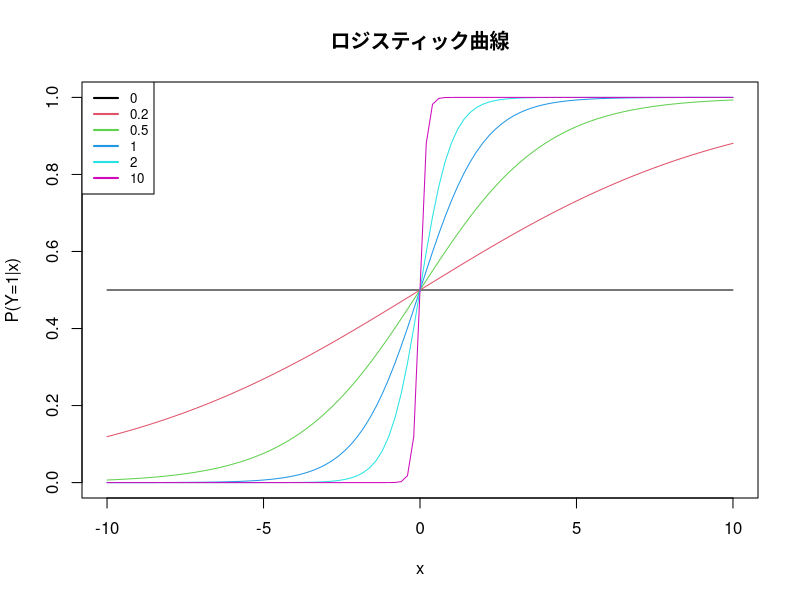
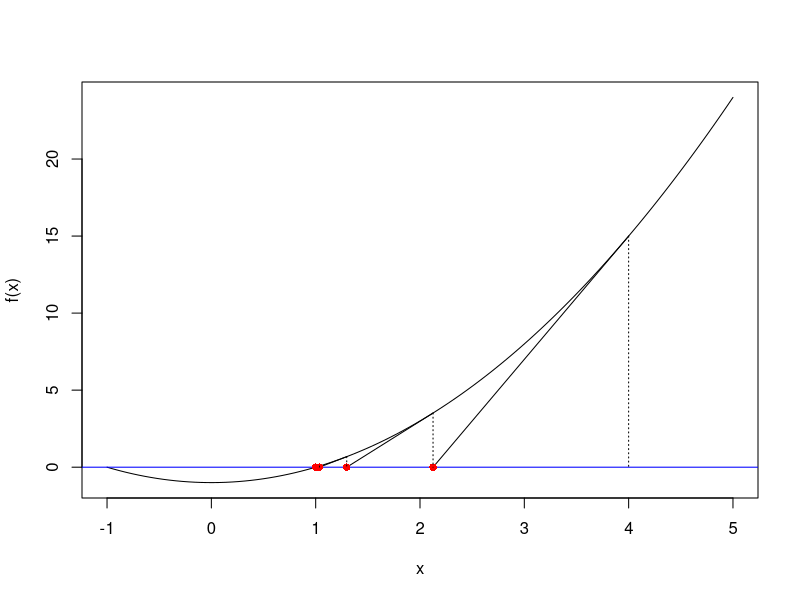

Write the R code that produced these figures, in order. (Note: this script raises an error after producing the figures.)
# 第２章 分類
## 2.1 ロジスティック回帰

f=function(x)exp(beta.0+beta*x)/(1+exp(beta.0+beta*x))
beta.0=0; beta.seq=c(0,0.2,0.5,1,2,10); m=length(beta.seq); beta=beta.seq[1]
plot(f,xlim=c(-10,10),ylim=c(0,1),xlab="x",ylab="P(Y=1|x)", col=1,
  main="ロジスティック曲線")
for(i in 2:m){
  beta=beta.seq[i]; par(new=TRUE);
  plot(f,xlim=c(-10,10),ylim=c(0,1),xlab="", ylab="", axes=FALSE, col=i)
 }
legend("topleft", legend=beta.seq, col=1:length(beta.seq), lwd=2, cex=.8)

## 2.2 Newton-Raphson法の適用
f=function(x) x^2-1; f.=function(x) 2*x
curve(f(x),-1,5); abline(h=0,col="blue")
x=4
for(i in 1:10){
  X=x; Y=f(x); x=x-f(x)/f.(x); y=f(x)
  segments(X,Y,x,0); segments(X,Y,X,0, lty=3)
  points(x,0,col="red",pch=16)
}

f=function(z)z[1]^2+z[2]^2-1; f.x=function(z) 2*z[1]; f.y=function(z)2*z[2];
g=function(z)z[1]+z[2]; g.x=function(z) 1; g.y=function(z) 1;
z=c(3,4)
for(i in 1:10){
  z=z-solve(matrix(c(f.x(z),f.y(z),g.x(z),g.y(z)),ncol=2,byrow=TRUE))%*%c(f(z),g(z))
}
z

## データ生成　##
N=1000; p=2; X=matrix(rnorm(N*p),ncol=p); X=cbind(rep(1,N),X)
beta=rnorm(p+1); y=array(N); s=as.vector(X%*%beta); prob=1/(1+exp(s));
for(i in 1:N)if(runif(1)>prob[i])y[i]=1 else y[i]=-1
beta

## 最尤推定　##
beta=Inf; gamma=rnorm(p+1)
while(sum((beta-gamma)^2)>0.001){
  beta=gamma
  s=as.vector(X%*%beta); 
  v=exp(-s*y); 
  u= y*v/(1+v)
  w= v/(1+v)^2; W=diag(w); 
  z= s+u/w
  gamma=as.vector(solve(t(X)%*%W%*%X)%*%t(X)%*%W%*%z)
  print(gamma)
}

n=100; x=c(rnorm(n)+1, rnorm(n)-1); y=c(rep(1,n),rep(-1,n))
train=sample(1:(2*n),n,replace=FALSE); df=data.frame(x,y)
x=as.matrix(df[train,1]); y=as.vector(df[train,2])
p=1; X=cbind(1,x); beta=0; gamma=rnorm(p+1)
while(sum((beta-gamma)^2)>0.001){
  beta=gamma
  s=as.vector(X%*%beta); v=exp(-s*y); u= y*v/(1+v)
  w= v/(1+v)^2; W=diag(w); z= s+u/w
  gamma=as.vector(solve(t(X)%*%W%*%X)%*%t(X)%*%W%*%z)
  print(gamma)
}

x=as.matrix(df[-train,1]); y=as.vector(df[-train,2]) ## yが正解のベクトルになる
z=2*as.integer(beta[1]+x*beta[2]>0)-1 ## zはロジスティック回帰の指数部。正負で判別
table(y,z) ## 対角線上にある数字が正解数（合計100個）

## 2.3 線形判別と二次判別
mu.1=c(2,2); sigma.1=2; sigma.2=2; rho.1=0
mu.2=c(-3,-3); sigma.3=1; sigma.4=1; rho.2=-0.8
n=100
u=rnorm(n); v=rnorm(n); x.1=sigma.1*u+mu.1[1];
y.1=(rho.1*u+sqrt(1-rho.1^2)*v)*sigma.2+mu.1[2]
u=rnorm(n); v=rnorm(n); x.2=sigma.3*u+mu.2[1];
y.2=(rho.2*u+sqrt(1-rho.2^2)*v)*sigma.4+mu.2[2]
f=function(x,mu,inv,de)drop(-0.5*t(x-mu)%*%inv%*%(x-mu)-0.5*log(de))
mu.1=mean(c(x.1,y.1)); mu.2=mean(c(x.2,y.2));
df=data.frame(x.1,y.1); mat=cov(df); inv.1=solve(mat); de.1=det(mat) #
df=data.frame(x.2,y.2); mat=cov(df); inv.2=solve(mat); de.2=det(mat) #
f.1=function(u,v)f(c(u,v),mu.1,inv.1,de.1);
f.2=function(u,v)f(c(u,v),mu.2,inv.2,de.2)
pi.1=0.5; pi.2=0.5
u = v = seq(-6, 6, length=50); m=length(u); w=array(dim=c(m,m))
for(i in 1:m)for(j in 1:m)w[i,j]=log(pi.1)+f.1(u[i],v[j])-log(pi.2)-f.2(u[i],v[j])
# plot
contour(u,v,w,level=0)    ## 2020-5-10　修正 TH氏の指摘
points(x.1,y.1,col="red"); points(x.2,y.2,col="blue")

df=data.frame(c(x.1,y.1)-mu.1, c(x.2,y.2)-mu.2); inv.1=solve(mat); de.1=det(mat)
inv.2=inv.1; de.2=de.1
#irisデータ
f=function(w,mu,inv,de)-0.5*(w-mu)%*%inv%*%t(w-mu)-0.5*log(de)
df=iris; df[[5]]=c(rep(1,50),rep(2,50),rep(3,50))
n=nrow(df); train=sample(1:n,n/2,replace=FALSE); test=setdiff(1:n,train)
mat=as.matrix(df[train,])
mu=list(); covv=list()
for(j in 1:3){
    x=mat[mat[,5]==j,1:4];
    mu[[j]]=c(mean(x[,1]),mean(x[,2]),mean(x[,3]),mean(x[,4]))
    covv[[j]]=cov(x)
}
g=function(v,j)f(v,mu[[j]],solve(covv[[j]]),det(covv[[j]]))
z=array(dim=n/2)
for(i in test){
    u=as.matrix(df[i,1:4]); a=g(u,1);b=g(u,2); c=g(u,3)
    if(a<b){if(b<c)z[i]=3 else z[i]=2} 
    else {if(a<c)z[i]=3 else z[i]=1}
}
table(z[test],df[test,5])

## 2.4 K近傍法
knn.1=function(x,y,z,k){
    x=as.matrix(x); n=nrow(x); p=ncol(x); dis=array(dim=n)
    for(i in 1:n)dis[i]=norm(z-x[i,],"2")
    S=order(dis)[1:k];　　## 距離の小さいk個の添え字iの集合
    u=sort(table(y[S]),decreasing=TRUE) ## k個の中の最頻のy[i]と頻度
 ## タイブレーキングの処理
    while(length(u)>1 && u[1]==u[2]){ k=k-1; S=order(dis)[1:k]; u=sort(table(y[S]),decreasing=TRUE)}
    ## 2020-5-4 AF氏が指摘、2020-5-10 JSが修正
 ## ここまで
    return(names(u)[1])
}
knn=function(x,y,z,k){
  n=nrow(z); w=array(dim=n); for(i in 1:n)w[i]=knn.1(x,y,z[i,],k)
  return(w)
}
